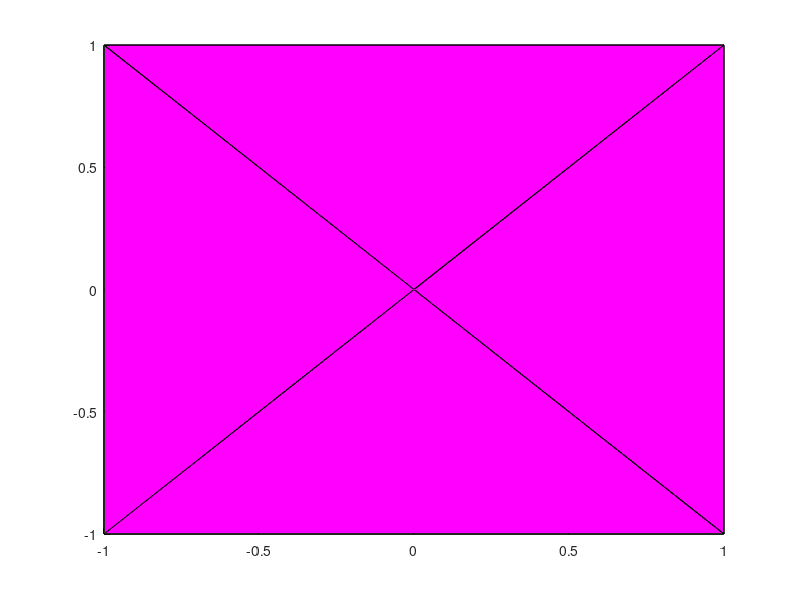

This chart was generated by the following MATLAB code:
function [piramide, faces] = desenhar_piramide()
  
  % v�rtices da piramide
  vertices = [0 0 0;
              0 1 0;
              1 1 0;
              1 0 0;
              0.5 0.5 1];

  % faces da piramide
  faces = [1 2 3 4;
           1 5 2 1;
           2 5 3 2;
           3 5 4 3;
           4 5 1 4];
 
  % tamanho em cada coordenada   
  X = 2;
  Y = 2;
  Z = 3;
  
  % origem da piramide
  CX = -X/2;
  CY = -Y/2;
  CZ = 0;
  
  % matriz de rota��o
  MR = [1 0 0; 0 cos(pi/4) -sin(pi/4); 0 sin(pi/4) cos(pi/4)];
  piramide = [vertices(:,1)*X+CX,vertices(:,2)*Y+CY,vertices(:,3)*Z+CZ];
  
  patch('Faces',faces,'Vertices',piramide,'FaceColor','m');
end